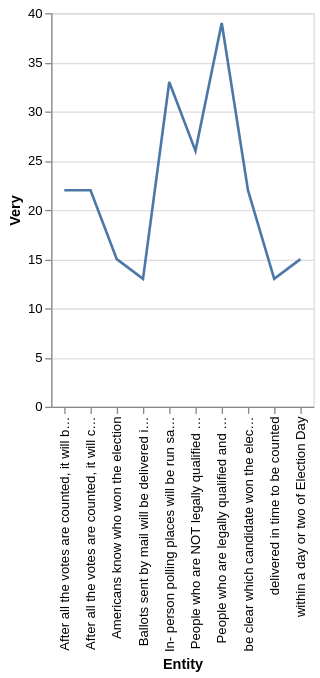

The Vega-Lite source for this figure:
### Vega-Lite specification from a JSON file in a GitHub repository (floating-point values rounded to 4 significant figures)
{"$schema": "https://vega.github.io/schema/vega-lite/v5.json", "description": "Line chart auto-generated from CSV", "data": {"values": [{"Entity": "delivered in time to be counted", "Very": "13", "Somewhat": "39", "Not too": "31", "Not at all": "17.0"}, {"Entity": "Ballots sent by mail will be delivered in time to be counted", "Very": "13", "Somewhat": "39", "Not too": "31", "Not at all": "17.0"}, {"Entity": "within a day or two of Election Day", "Very": "15", "Somewhat": "34", "Not too": "36", "Not at all": "14.0"}, {"Entity": "Americans know who won the election", "Very": "15", "Somewhat": "34", "Not too": "36", "Not at all": "14.0"}, {"Entity": "be clear which candidate won the election", "Very": "22", "Somewhat": "44", "Not too": "24", "Not at all": "10.0"}, {"Entity": "After all the votes are counted, it will car which candidate won the election", "Very": "22", "Somewhat": "44", "Not too": "24", "Not at all": "10.0"}, {"Entity": "After all the votes are counted, it will be clear which candidate won the election", "Very": "22", "Somewhat": "44", "Not too": "24", "Not at all": "10.0"}, {"Entity": "People who are NOT legally qualified to vote are prevented from casting a ballot", "Very": "26", "Somewhat": "35", "Not too": "26", "Not at all": "12.0"}, {"Entity": "In- person polling places will be run safely, without spreading the coronavirus", "Very": "33", "Somewhat": "47", "Not too": "16", "Not at all": "nan"}, {"Entity": "People who are legally qualified and want to vote are able to cast a ballot", "Very": "39", "Somewhat": "44", "Not too": "13", "Not at all": "0.0"}]}, "mark": "line", "encoding": {"x": {"field": "Entity", "type": "ordinal"}, "y": {"field": "Very", "type": "quantitative"}}}
